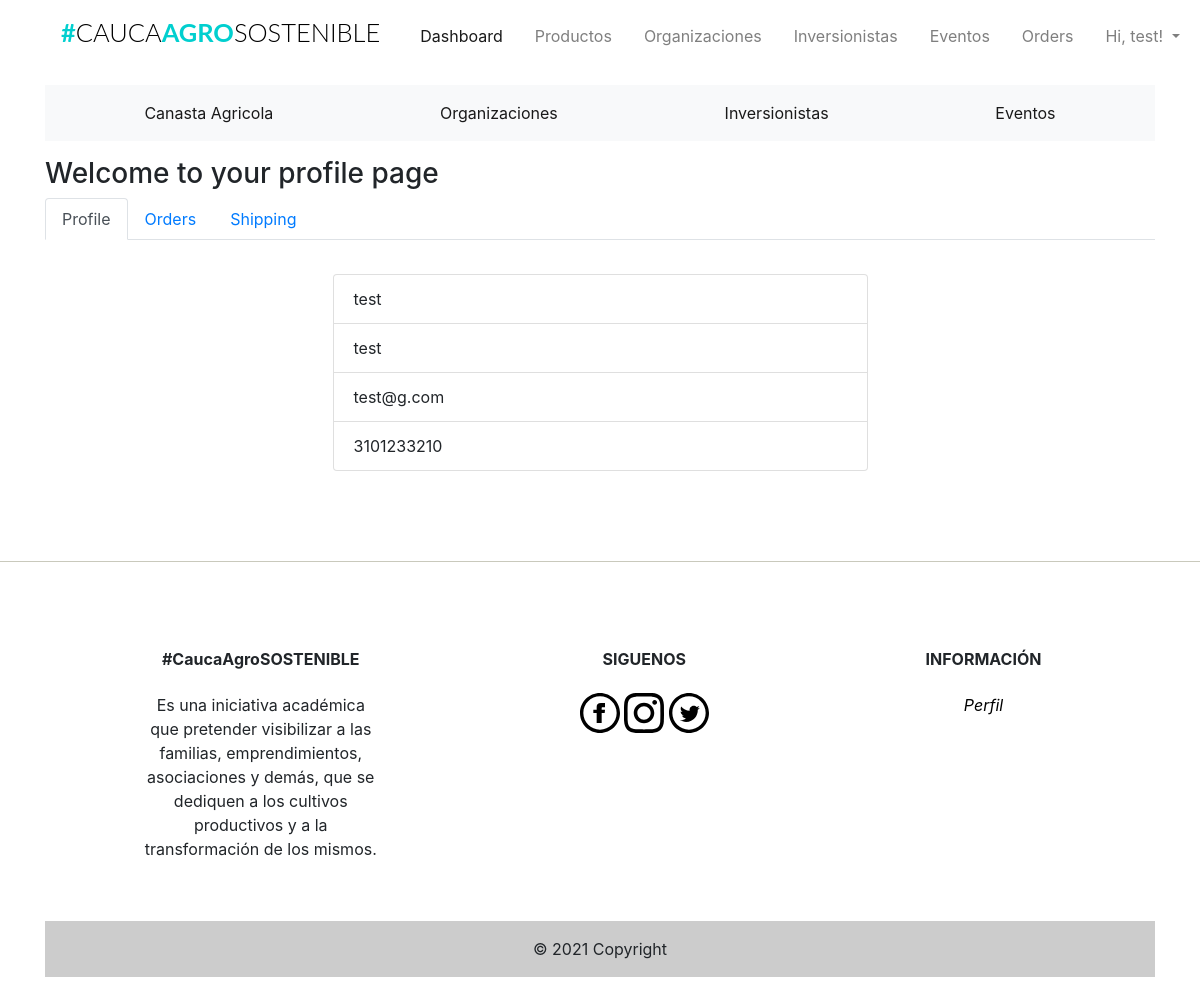
The page /profile (signed in) on the database as committed earlier.
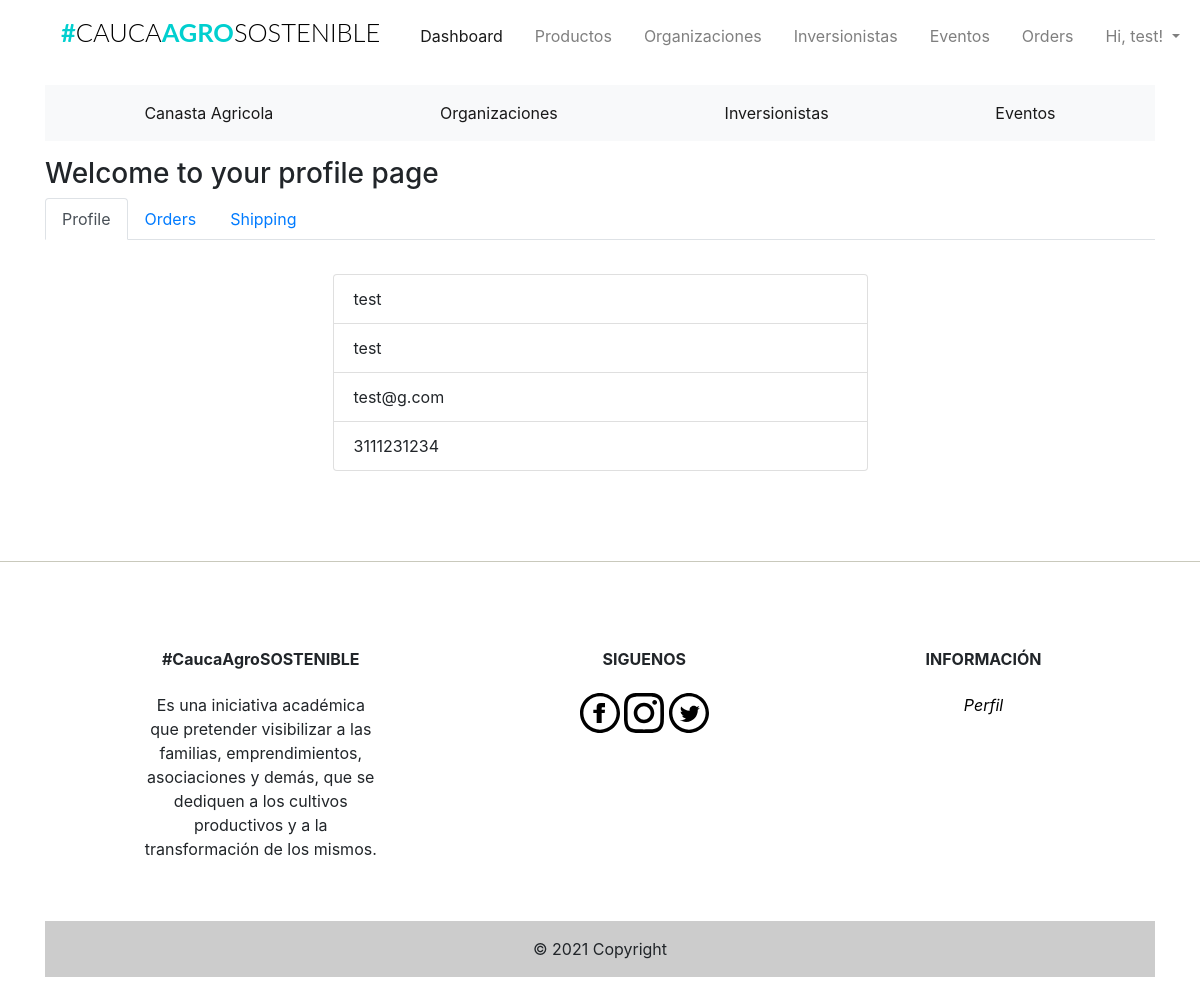
The same page on the database as committed later.
### app/models.py (models this page shows, shortened)
class Users(UserMixin, db.Model):
    __tablename__ = "users"
    id = db.Column(db.Integer, primary_key=True)
    firstname = db.Column(db.String(24), index=True)
    lastname = db.Column(db.String(24), index=True)
    email = db.Column(db.String(50), index=True, unique=True)
    password_hash = db.Column(db.String)
    phonenumber = db.Column(db.String(18), index=True, unique=True)
    is_admin = db.Column(db.Boolean, default=False)
    order = db.relationship("Orders", backref='ordered_products')
    kart = db.relationship('Kart', uselist=False, backref='user_kart')
    shipping_info = db.relationship(
        'ShippingInfo', backref='shipping', lazy='dynamic')

### app/users/routes.py (the view, shortened to what this page needs)
@users.route('/profile', methods=["GET", "POST"])
def profile():
    if current_user.is_anonymous:
        count = 0
        user = 0
    else:
        user = current_user.id
        count = Kart.query.filter_by(user_id=user).count()
        order = Orders.query.filter_by(user_id=user)
        items = Kart.query.filter_by(user_id=user).all()
    form = ShippingForm()
    shipping = ShippingInfo.query.all()
    return render_template('users/profile.html', title="Account page", form=form,
                           shipping=shipping, count=count, order=order, items=items)

### app/models.py (called while the page is built)
@login_manager.user_loader
def load_user(id):
    return Users.query.get(int(id))

### app/templates/users/profile.html (shortened to what this page needs)
{% extends "base.html" %}
{% block body %}
<h3>
        Welcome to your profile page
</h3>
<nav>
        <div class="nav nav-tabs" id="nav-tab" role="tablist">
                <a class="nav-item nav-link active" id="nav-home-tab" data-toggle="tab" href="#nav-home" role="tab" aria-controls="nav-home" aria-selected="true">Profile</a>
                <a class="nav-item nav-link" id="nav-profile-tab" data-toggle="tab" href="#nav-profile" role="tab" aria-controls="nav-profile" aria-selected="false">Orders</a>
                <a class="nav-item nav-link" id="nav-contact-tab" data-toggle="tab" href="#nav-contact" role="tab" aria-controls="nav-contact" aria-selected="false">Shipping</a>
        </div>
</nav>
<div class="tab-content" id="nav-tabContent mb-5">
<div class="tab-pane fade show active " id="nav-home" role="tabpanel" aria-labelledby="nav-home-tab">
                <ul class="list-group mt-4 center">
                        <li class="list-group-item">{{current_user.firstname }}</li>
                        <li class="list-group-item">{{current_user.lastname }}</li>
                        <li class="list-group-item">{{ current_user.email }}</li>
                        <li class="list-group-item">{{current_user.phonenumber }}</li>
                </ul>
</div>
</div>
{% endblock %}

### app/templates/navbar.html (shortened to what this page needs)
{% block navbar %}
<div class="container mt-1 mb-3">
  <nav class="navbar navbar-expand-lg navbar-light">
    <h1 class="brand_name">
      <a class="navbar-brand" href="{{ url_for('home.homepage') }}">#<span>CAUCA</span>AGRO<span>SOSTENIBLE</span></a>
    </h1>
    <div class="collapse navbar-collapse" id="navbarNav">
      <ul class="navbar-nav ml-auto mr-auto mt-2 mt-lg-0">
        {% if current_user.is_authenticated %}
        {% if current_user.is_admin %}
        <li class="nav-item ml-3">
          <a class="nav-link active" href="{{ url_for('home.admin_dashboard') }}">Dashboard</a>
        </li>
        <li class="nav-item ml-3">
          <a class="nav-link" href="{{ url_for('admin.list_products') }}">Productos</a>
        </li>
        <li class="nav-item ml-3">
          <a class="nav-link" href="{{ url_for('admin.list_organizaciones') }}">Organizaciones</a>
        </li>
        <li class="nav-item ml-3">
          <a class="nav-link" href="{{ url_for('admin.list_inversionistas') }}">Inversionistas</a>
        </li>
        <li class="nav-item ml-3">
          <a class="nav-link" href="{{ url_for('admin.list_eventos') }}">Eventos</a>
        </li>
        <li class="nav-item ml-3">
          <a class="nav-link" href="{{ url_for('admin.list_orders') }}">Orders</a>
        </li>
        {% else %}
        <li class="nav-item ml-3">
          <a class="nav-link" href="{{ url_for('users.cart') }}">Cart<span class="badge badge-light">{{ count
              }}</span></a>
        </li>
        {% endif %}
        <li class="nav-item dropdown ml-3">
          <a class="nav-link dropdown-toggle" data-toggle="dropdown" href="#" role="button" aria-haspopup="true"
            aria-expanded="false">
            Hi, {{ current_user.firstname }}!
          </a>
        </li>
        {% endif %}
      </ul>
    </div>
  </nav>
</div>
{% endblock %}

Rows that differ between the two databases and show on the page:
changed Users "test": phonenumber "3101233210" → "3111231234"
